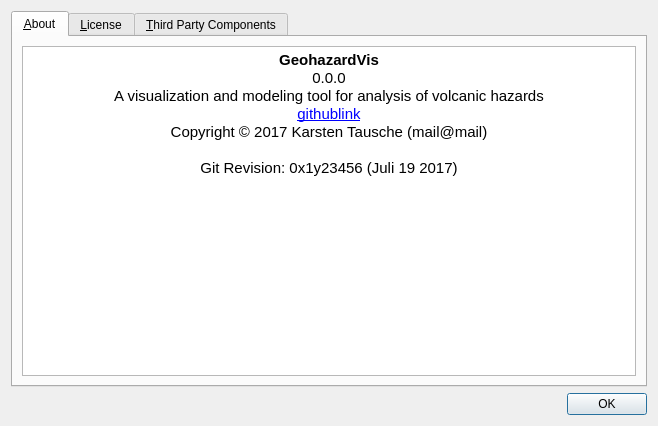
<?xml version="1.0" encoding="UTF-8"?>
<ui version="4.0">
 <class>AboutProjectDialog</class>
 <widget class="QDialog" name="AboutProjectDialog">
  <property name="geometry">
   <rect>
    <x>0</x>
    <y>0</y>
    <width>658</width>
    <height>426</height>
   </rect>
  </property>
  <property name="windowTitle">
   <string/>
  </property>
  <layout class="QGridLayout" name="gridLayout">
   <item row="0" column="0">
    <widget class="QTabWidget" name="tabWidget">
     <property name="currentIndex">
      <number>0</number>
     </property>
     <widget class="QWidget" name="tabAbout">
      <attribute name="title">
       <string>&amp;About</string>
      </attribute>
      <layout class="QGridLayout" name="gridLayout_2">
       <item row="0" column="0">
        <widget class="QTextEdit" name="aboutTextEdit">
         <property name="tabChangesFocus">
          <bool>true</bool>
         </property>
         <property name="documentTitle">
          <string/>
         </property>
         <property name="readOnly">
          <bool>true</bool>
         </property>
         <property name="html">
          <string>&lt;!DOCTYPE HTML PUBLIC &quot;-//W3C//DTD HTML 4.0//EN&quot; &quot;http://www.w3.org/TR/REC-html40/strict.dtd&quot;&gt;
&lt;html&gt;&lt;head&gt;&lt;meta name=&quot;qrichtext&quot; content=&quot;1&quot; /&gt;&lt;style type=&quot;text/css&quot;&gt;
p, li { white-space: pre-wrap; }
&lt;/style&gt;&lt;/head&gt;&lt;body style=&quot; font-family:'MS Shell Dlg 2'; font-size:7.8pt; font-weight:400; font-style:normal;&quot;&gt;
&lt;p align=&quot;center&quot; style=&quot; margin-top:0px; margin-bottom:0px; margin-left:0px; margin-right:0px; -qt-block-indent:0; text-indent:0px;&quot;&gt;&lt;span style=&quot; font-family:'Cantarell'; font-size:11pt; font-weight:600;&quot;&gt;GeohazardVis&lt;/span&gt;&lt;/p&gt;
&lt;p align=&quot;center&quot; style=&quot; margin-top:0px; margin-bottom:0px; margin-left:0px; margin-right:0px; -qt-block-indent:0; text-indent:0px;&quot;&gt;&lt;span style=&quot; font-family:'Cantarell'; font-size:11pt;&quot;&gt;0.0.0&lt;/span&gt;&lt;/p&gt;
&lt;p align=&quot;center&quot; style=&quot; margin-top:0px; margin-bottom:0px; margin-left:0px; margin-right:0px; -qt-block-indent:0; text-indent:0px;&quot;&gt;&lt;span style=&quot; font-family:'Cantarell'; font-size:11pt;&quot;&gt;A visualization and modeling tool for analysis of volcanic hazards&lt;/span&gt;&lt;/p&gt;
&lt;p align=&quot;center&quot; style=&quot; margin-top:0px; margin-bottom:0px; margin-left:0px; margin-right:0px; -qt-block-indent:0; text-indent:0px;&quot;&gt;&lt;a href=&quot;https&quot;&gt;&lt;span style=&quot; font-family:'Cantarell'; font-size:11pt; text-decoration: underline; color:#0000ff;&quot;&gt;githublink&lt;/span&gt;&lt;/a&gt;&lt;/p&gt;
&lt;p align=&quot;center&quot; style=&quot; margin-top:0px; margin-bottom:0px; margin-left:0px; margin-right:0px; -qt-block-indent:0; text-indent:0px;&quot;&gt;&lt;span style=&quot; font-family:'Cantarell'; font-size:11pt;&quot;&gt;Copyright © 2017 Karsten Tausche (mail@mail)&lt;/span&gt;&lt;/p&gt;
&lt;p align=&quot;center&quot; style=&quot;-qt-paragraph-type:empty; margin-top:0px; margin-bottom:0px; margin-left:0px; margin-right:0px; -qt-block-indent:0; text-indent:0px; font-family:'Cantarell'; font-size:11pt;&quot;&gt;&lt;br /&gt;&lt;/p&gt;
&lt;p align=&quot;center&quot; style=&quot; margin-top:0px; margin-bottom:0px; margin-left:0px; margin-right:0px; -qt-block-indent:0; text-indent:0px;&quot;&gt;&lt;span style=&quot; font-family:'Cantarell'; font-size:11pt;&quot;&gt;Git Revision: 0x1y23456 (Juli 19 2017)&lt;/span&gt;&lt;/p&gt;&lt;/body&gt;&lt;/html&gt;</string>
         </property>
        </widget>
       </item>
      </layout>
     </widget>
     <widget class="QWidget" name="tabLicense">
      <attribute name="title">
       <string>&amp;License</string>
      </attribute>
      <layout class="QGridLayout" name="gridLayout_3">
       <item row="0" column="0">
        <widget class="QTextEdit" name="licenseEdit">
         <property name="readOnly">
          <bool>true</bool>
         </property>
         <property name="html">
          <string>&lt;!DOCTYPE HTML PUBLIC &quot;-//W3C//DTD HTML 4.0//EN&quot; &quot;http://www.w3.org/TR/REC-html40/strict.dtd&quot;&gt;
&lt;html&gt;&lt;head&gt;&lt;meta name=&quot;qrichtext&quot; content=&quot;1&quot; /&gt;&lt;style type=&quot;text/css&quot;&gt;
p, li { white-space: pre-wrap; }
&lt;/style&gt;&lt;/head&gt;&lt;body style=&quot; font-family:'MS Shell Dlg 2'; font-size:9.75pt; font-weight:400; font-style:normal;&quot;&gt;
&lt;p style=&quot; margin-top:0px; margin-bottom:0px; margin-left:0px; margin-right:0px; -qt-block-indent:0; text-indent:0px;&quot;&gt;&lt;span style=&quot; font-size:10pt;&quot;&gt;This program is free software: you can redistribute it and/or modify it under the terms of the GNU General Public License as published by the Free Software Foundation, either version 3 of the License, or (at your option) any later version.&lt;/span&gt;&lt;/p&gt;
&lt;p style=&quot;-qt-paragraph-type:empty; margin-top:0px; margin-bottom:0px; margin-left:0px; margin-right:0px; -qt-block-indent:0; text-indent:0px; font-size:10pt;&quot;&gt;&lt;br /&gt;&lt;/p&gt;
&lt;p style=&quot; margin-top:0px; margin-bottom:0px; margin-left:0px; margin-right:0px; -qt-block-indent:0; text-indent:0px;&quot;&gt;&lt;span style=&quot; font-size:10pt;&quot;&gt;This program is distributed in the hope that it will be useful, but WITHOUT ANY WARRANTY; without even the implied warranty of MERCHANTABILITY or FITNESS FOR A PARTICULAR PURPOSE.  See the GNU General Public License for more details.&lt;/span&gt;&lt;/p&gt;
&lt;p style=&quot;-qt-paragraph-type:empty; margin-top:0px; margin-bottom:0px; margin-left:0px; margin-right:0px; -qt-block-indent:0; text-indent:0px; font-size:10pt;&quot;&gt;&lt;br /&gt;&lt;/p&gt;
&lt;p style=&quot; margin-top:0px; margin-bottom:0px; margin-left:0px; margin-right:0px; -qt-block-indent:0; text-indent:0px;&quot;&gt;&lt;span style=&quot; font-size:10pt;&quot;&gt;You should have received a copy of the GNU General Public License&lt;/span&gt;&lt;/p&gt;
&lt;p style=&quot; margin-top:0px; margin-bottom:0px; margin-left:0px; margin-right:0px; -qt-block-indent:0; text-indent:0px;&quot;&gt;&lt;span style=&quot; font-size:10pt;&quot;&gt;along with this program.  If not, see &lt;/span&gt;&lt;a href=&quot;http://www.gnu.org/licenses/&quot;&gt;&lt;span style=&quot; font-size:10pt; text-decoration: underline; color:#0000ff;&quot;&gt;&amp;lt;http://www.gnu.org/licenses/&amp;gt;&lt;/span&gt;&lt;/a&gt;&lt;span style=&quot; font-size:10pt;&quot;&gt;.&lt;/span&gt;&lt;/p&gt;&lt;/body&gt;&lt;/html&gt;</string>
         </property>
        </widget>
       </item>
      </layout>
     </widget>
     <widget class="QWidget" name="tabThirdParty">
      <attribute name="title">
       <string>&amp;Third Party Components</string>
      </attribute>
      <layout class="QGridLayout" name="gridLayout_4">
       <item row="0" column="0">
        <widget class="QTextEdit" name="thirdPartyEdit">
         <property name="tabChangesFocus">
          <bool>true</bool>
         </property>
         <property name="documentTitle">
          <string/>
         </property>
         <property name="readOnly">
          <bool>true</bool>
         </property>
        </widget>
       </item>
      </layout>
     </widget>
    </widget>
   </item>
   <item row="1" column="0">
    <widget class="QDialogButtonBox" name="buttonBox">
     <property name="orientation">
      <enum>Qt::Horizontal</enum>
     </property>
     <property name="standardButtons">
      <set>QDialogButtonBox::Ok</set>
     </property>
    </widget>
   </item>
  </layout>
 </widget>
 <resources/>
 <connections>
  <connection>
   <sender>buttonBox</sender>
   <signal>accepted()</signal>
   <receiver>AboutProjectDialog</receiver>
   <slot>accept()</slot>
   <hints>
    <hint type="sourcelabel">
     <x>248</x>
     <y>254</y>
    </hint>
    <hint type="destinationlabel">
     <x>157</x>
     <y>274</y>
    </hint>
   </hints>
  </connection>
  <connection>
   <sender>buttonBox</sender>
   <signal>rejected()</signal>
   <receiver>AboutProjectDialog</receiver>
   <slot>reject()</slot>
   <hints>
    <hint type="sourcelabel">
     <x>316</x>
     <y>260</y>
    </hint>
    <hint type="destinationlabel">
     <x>286</x>
     <y>274</y>
    </hint>
   </hints>
  </connection>
 </connections>
</ui>
